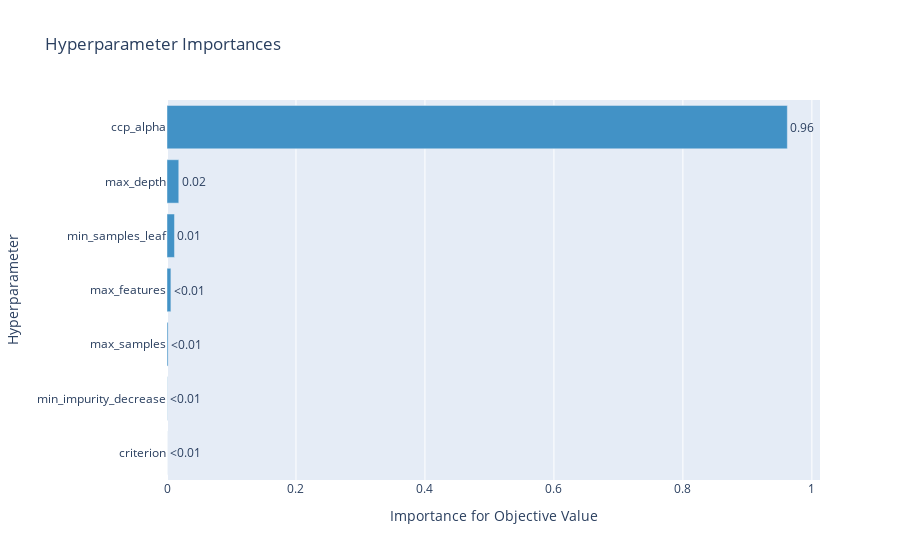

The notebook cell this image was saved under:
### Code cell
# Plotting Parameter Importance
param_importance_plot = vis.plot_param_importances(study)
param_importance_plot.show()

### Figure 1 — Plotly figure (JSON) as saved in the notebook; plotly's stock layout.template omitted (floating-point values rounded to 4 significant figures)
{"data": [{"cliponaxis": false, "hovertemplate": ["criterion (CategoricalDistribution): 2.0628578288380567e-05<extra></extra>", "min_impurity_decrease (FloatDistribution): 0.00036572463894818684<extra></extra>", "max_samples (FloatDistribution): 0.0017060596392900274<extra></extra>", "max_features (IntDistribution): 0.00605417763001678<extra></extra>", "min_samples_leaf (IntDistribution): 0.011602028819758173<extra></extra>", "max_depth (IntDistribution): 0.018255322351428523<extra></extra>", "ccp_alpha (FloatDistribution): 0.9619960583422699<extra></extra>"], "marker": {"color": "rgb(66,146,198)"}, "orientation": "h", "text": ["<0.01", "<0.01", "<0.01", "<0.01", "0.01", "0.02", "0.96"], "textposition": "outside", "type": "bar", "x": [2.063e-05, 0.0003657, 0.001706, 0.006054, 0.0116, 0.01826, 0.962], "y": ["criterion", "min_impurity_decrease", "max_samples", "max_features", "min_samples_leaf", "max_depth", "ccp_alpha"]}], "layout": {"showlegend": false, "title": {"text": "Hyperparameter Importances"}, "xaxis": {"title": {"text": "Importance for Objective Value"}}, "yaxis": {"title": {"text": "Hyperparameter"}}}}
